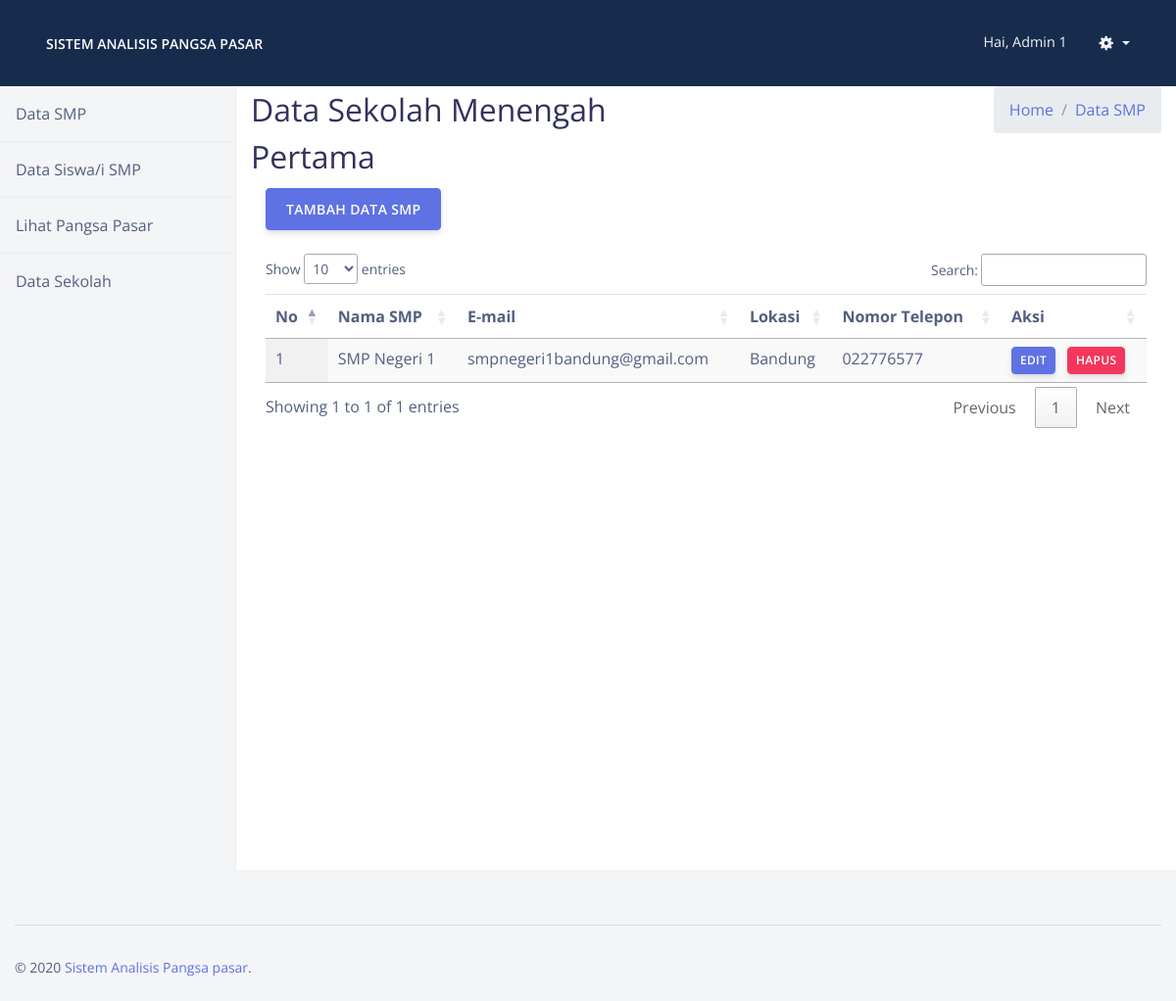
The app's page /dashboardhubin.php (signed in) with its own data.
### tables this page shows
CREATE TABLE `tb_smp` (
  `id` int(11) NOT NULL,
  `nama_smp` varchar(255) NOT NULL,
  `lokasi` varchar(255) NOT NULL,
  `email` varchar(255) NOT NULL,
  `no_tlp` varchar(255) NOT NULL
);

### db_connect.php (called while the page is built, shortened)
<?php
class database{
	var $host = "localhost";
	var $username = "root";
	var $password = "";
	var $database = "db_pangsapasar";
	var $koneksi;
	function __construct(){
        $this->koneksi = mysqli_connect($this->host, $this->username, $this->password,$this->database);
    }
	function tampil_data_smp()
	{
		$data = mysqli_query($this->koneksi,"select * from tb_smp");
		while($row = mysqli_fetch_array($data)){
			$hasil[] = $row;
		}
		return $hasil;
	}
}
?>

### dashboardhubin.php (the view)
<?php
include('header.php');
$db = new database();
$data_smp = $db->tampil_data_smp();
?>
  <div class="d-flex" id="wrapper">
    <?php
    include('menuhubin.php');
    ?>
    <div id="page-content-wrapper">
    <div class="content-header">
        <div class="container-fluid">
          <div class="row mb-2">
            <div class="col-sm-6">
              <h1 class="h2 m-0">Data Sekolah Menengah Pertama</h1>
            </div>
            <div class="col-sm-6">
              <ol class="breadcrumb float-sm-right">
                <li class="breadcrumb-item"><a href="#">Home</a></li>
                <li class="breadcrumb-item"><a href="#">Data SMP</a></li>
              </ol>
            </div>
          </div>
        </div>
      </div>
      <div class="container-fluid">
      <div class="container my-2">
      <a href="#" class="btn btn-primary mb-4">Tambah Data SMP</a>
    <table class="table table-sm table-hover display" id="table_id">
    <thead>
      <tr>
        <th scope="col">No</th>
        <th scope="col">Nama SMP</th>
        <th scope="col">E-mail</th>
        <th scope="col">Lokasi</th>
        <th scope="col">Nomor Telepon</th>
        <th scope="col">Aksi</th>
      </tr>
    </thead>
    <tbody>
    <?php
		$no = 1;
		foreach($data_smp as $row){
			?>
			<tr>
				<td><?php echo $no++; ?></td>
				<td><?php echo $row['nama_smp']; ?></td>
				<td><?php echo $row['email']; ?></td>
				<td><?php echo $row['lokasi']; ?></td>
				<td><?php echo $row['no_tlp']; ?></td>
				<td>
          <a href="#" class="btn btn-primary btn-sm">Edit</a>
          <a href="#" class="btn btn-danger btn-sm">Hapus</a>
				</td>
			</tr>
			<?php
		}
		?>
    </tbody>
  </table>
  </div>
      </div>
    </div>
  </div>
  <?php
include('footer.php');
?>

### assets/css/simple-sidebar.css (style rules this page uses)
#wrapper { overflow-x: hidden; }
#page-content-wrapper { min-width: 100vw; }
@media (min-width: 768px) { #page-content-wrapper { min-width: 0; width: 100%; } }

### records on screen
tb_smp: nama_smp "SMP Negeri 1", email "smpnegeri1bandung@gmail.com", lokasi "Bandung", no_tlp "022776577"

### other values on screen
$_SESSION['nama'] "Admin 1"
